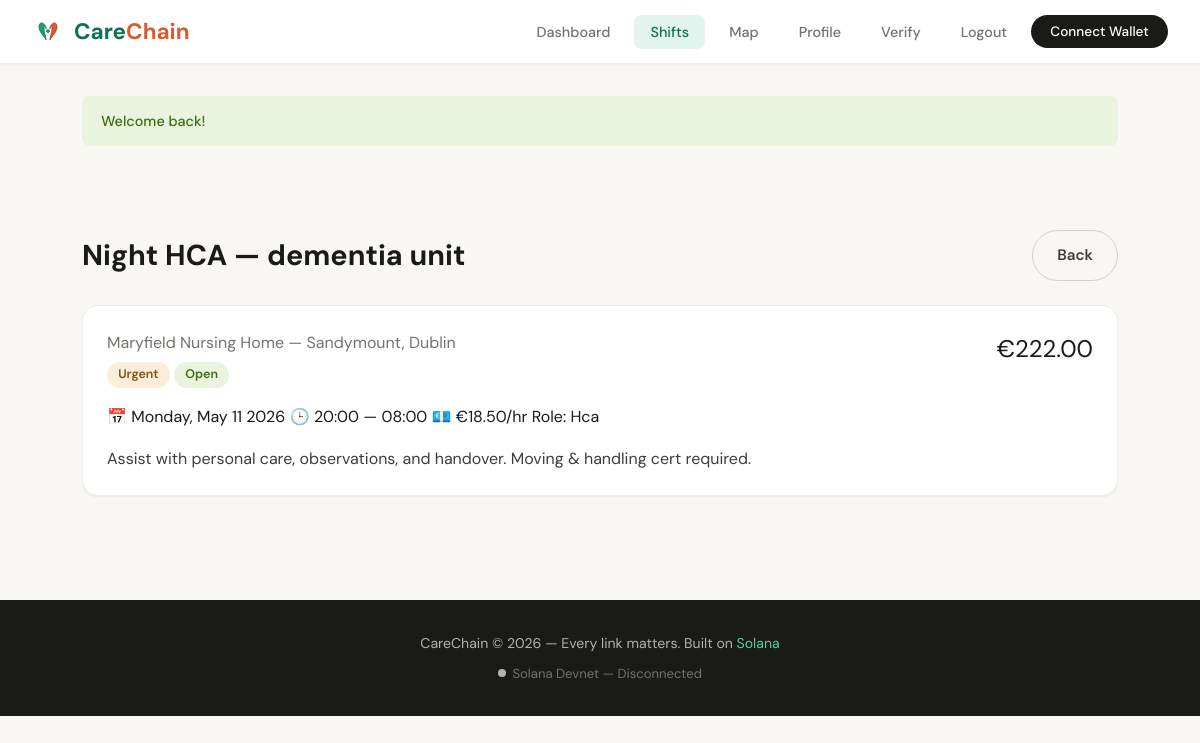
The page /shifts.php?id=1 (signed in) on the database its author committed.
### tables this page shows
CREATE TABLE shifts (
    id INT AUTO_INCREMENT PRIMARY KEY,
    facility_id INT NOT NULL,
    title VARCHAR(255) NOT NULL,
    description TEXT,
    shift_date DATE NOT NULL,
    start_time TIME NOT NULL,
    end_time TIME NOT NULL,
    hourly_rate DECIMAL(10,2) NOT NULL,
    total_pay DECIMAL(10,2) NOT NULL,
    required_role ENUM('nurse', 'hca', 'carer', 'midwife', 'physio', 'any') DEFAULT 'any',
    required_experience INT DEFAULT 0,
    urgency ENUM('normal', 'urgent', 'critical') DEFAULT 'normal',
    status ENUM('open', 'claimed', 'in_progress', 'completed', 'cancelled') DEFAULT 'open',
    escrow_address VARCHAR(64) DEFAULT NULL,
    escrow_tx_signature VARCHAR(128) DEFAULT NULL,
    created_at TIMESTAMP DEFAULT CURRENT_TIMESTAMP,
    FOREIGN KEY (facility_id) REFERENCES users(id) ON DELETE CASCADE
);

CREATE TABLE facility_profiles (
    id INT AUTO_INCREMENT PRIMARY KEY,
    user_id INT NOT NULL,
    facility_name VARCHAR(255) NOT NULL,
    facility_type ENUM('nursing_home', 'hospital', 'home_care', 'clinic', 'rehab', 'other') NOT NULL,
    address VARCHAR(500) NOT NULL,
    city VARCHAR(100) NOT NULL,
    county VARCHAR(100) NOT NULL,
    eircode VARCHAR(10),
    phone VARCHAR(20),
    contact_person VARCHAR(200),
    description TEXT,
    logo VARCHAR(255) DEFAULT NULL,
    rating DECIMAL(3,2) DEFAULT 0.00,
    is_verified TINYINT(1) DEFAULT 0,
    latitude DECIMAL(10, 8) DEFAULT NULL,
    longitude DECIMAL(11, 8) DEFAULT NULL,
    created_at TIMESTAMP DEFAULT CURRENT_TIMESTAMP,
    FOREIGN KEY (user_id) REFERENCES users(id) ON DELETE CASCADE
);

### config/database.php (called while the page is built, shortened)
<?php
function sanitize($data) {
    return htmlspecialchars(trim($data), ENT_QUOTES, 'UTF-8');
}

### shifts.php (the view, shortened to what this page needs)
<?php
require_once 'includes/header.php';
$role = getUserRole();
$action = $_GET['action'] ?? 'list';
$shiftId = (int)($_GET['id'] ?? 0);
?>
<div class="container">
    <?php if ($action === 'create' && $role === 'facility'): ?>
        <div class="page-header">
            <h1>Post a New Shift</h1>
            <a href="/carechain/shifts.php" class="btn btn-outline">Back to Shifts</a>
        </div>
        <div class="card" style="max-width: 640px;">
            <form method="POST">
                <div class="form-group">
                    <label>Shift Title</label>
                    <input type="text" name="title" class="form-control" required placeholder="e.g. Night Shift — Nursing Care">
                </div>
                <div class="form-group">
                    <label>Description</label>
                    <textarea name="description" class="form-control" placeholder="Describe the role, responsibilities, and any special requirements..."></textarea>
                </div>
                <div class="form-group">
                    <label>Date</label>
                    <input type="date" name="shift_date" class="form-control" required min="<?= date('Y-m-d') ?>">
                </div>
                <div class="form-row">
                    <div class="form-group">
                        <label>Start Time</label>
                        <input type="time" name="start_time" class="form-control" required>
                    </div>
                    <div class="form-group">
                        <label>End Time</label>
                        <input type="time" name="end_time" class="form-control" required>
                    </div>
                </div>
                <div class="form-row">
                    <div class="form-group">
                        <label>Hourly Rate (&euro;)</label>
                        <input type="number" name="hourly_rate" class="form-control" required step="0.50" min="12" placeholder="18.00">
                    </div>
                    <div class="form-group">
                        <label>Required Role</label>
                        <select name="required_role" class="form-control">
                            <option value="any">Any Qualified Worker</option>
                            <option value="nurse">Nurse</option>
                            <option value="hca">Healthcare Assistant</option>
                            <option value="carer">Carer</option>
                            <option value="midwife">Midwife</option>
                            <option value="physio">Physiotherapist</option>
                        </select>
                    </div>
                </div>
                <div class="form-group">
                    <label>Urgency</label>
                    <select name="urgency" class="form-control">
                        <option value="normal">Normal</option>
                        <option value="urgent">Urgent — Need someone soon</option>
                        <option value="critical">Critical — Immediate need</option>
                    </select>
                </div>
                <button type="submit" class="btn btn-primary" style="width: 100%; justify-content: center;">Post Shift</button>
            </form>
        </div>
    <?php elseif ($shiftId > 0): ?>
        <?php
        $stmt = $pdo->prepare("
            SELECT s.*, fp.facility_name, fp.city, fp.county, fp.facility_type
            FROM shifts s
            JOIN facility_profiles fp ON s.facility_id = fp.user_id
            WHERE s.id = ?
        ");
        $stmt->execute([$shiftId]);
        $shift = $stmt->fetch();
        ?>
        <div class="page-header">
            <h1><?= sanitize($shift['title']) ?></h1>
            <a href="/carechain/shifts.php" class="btn btn-outline">Back</a>
        </div>
        <div class="card" style="margin-bottom: 1.5rem;">
            <div style="display: flex; justify-content: space-between; align-items: flex-start; margin-bottom: 1rem;">
                <div>
                    <div style="font-size: 1rem; color: var(--gray-500); margin-bottom: 0.3rem;"><?= sanitize($shift['facility_name']) ?> &mdash; <?= sanitize($shift['city']) ?>, <?= sanitize($shift['county']) ?></div>
                    <span class="badge badge-<?= $shift['urgency'] === 'normal' ? 'open' : $shift['urgency'] ?>"><?= ucfirst($shift['urgency']) ?></span>
                    <span class="badge badge-<?= $shift['status'] ?>"><?= ucfirst($shift['status']) ?></span>
                </div>
                <div class="shift-pay" style="font-size: 1.5rem;">&euro;<?= number_format($shift['total_pay'], 2) ?></div>
            </div>
            <div class="shift-meta" style="margin-bottom: 1rem;">
                <span>&#x1F4C5; <?= date('l, M j Y', strtotime($shift['shift_date'])) ?></span>
                <span>&#x1F552; <?= date('H:i', strtotime($shift['start_time'])) ?> — <?= date('H:i', strtotime($shift['end_time'])) ?></span>
                <span>&#x1F4B6; &euro;<?= number_format($shift['hourly_rate'], 2) ?>/hr</span>
                <span>Role: <?= ucfirst(str_replace('_', ' ', $shift['required_role'])) ?></span>
            </div>
            <?php if ($shift['description']): ?>
                <p style="color: var(--gray-700); line-height: 1.6;"><?= nl2br(sanitize($shift['description'])) ?></p>
            <?php endif; ?>
        </div>
    <?php endif; ?>
</div>
<?php require_once 'includes/footer.php'; ?>

### assets/css/style.css (style rules this page uses)
:root { --teal-50: #E1F5EE; --teal-100: #9FE1CB; --teal-200: #5DCAA5; --teal-400: #1D9E75; --teal-600: #0F6E56; --teal-800: #085041; --coral-50: #FAECE7; --coral-100: #F5C4B3; --coral-200: #F0997B; --coral-400: #D85A30; --coral-600: #993C1D; --coral-800: #712B13; --gray-50: #F8F7F4; --gray-100: #EEEDEA; --gray-200: #D3D1C7; --gray-300: #B4B2A9; --gray-500: #73726C; --gray-700: #3D3D3A; --gray-900: #1A1A18; --amber-50: #FAEEDA; --amber-400: #BA7517; --amber-600: #854F0B; --red-50: #FCEBEB; --red-400: #E24B4A; --red-600: #A32D2D; --green-50: #EAF3DE; --green-400: #639922; --green-600: #3B6D11; --white: #FFFFFF; --shadow-sm: 0 1px 2px rgba(0,0,0,0.06); --shadow-md: 0 4px 12px rgba(0,0,0,0.08); --shadow-lg: 0 8px 24px rgba(0,0,0,0.12); --radius: 12px; --radius-sm: 8px; --radius-lg: 16px; }
* { margin: 0; padding: 0; box-sizing: border-box; }
body { font-family: 'DM Sans', -apple-system, BlinkMacSystemFont, sans-serif; background: var(--gray-50); color: var(--gray-900); line-height: 1.6; min-height: 100vh; }
.btn { display: inline-flex; align-items: center; gap: 0.5rem; padding: 0.75rem 1.5rem; border-radius: 999px; font-size: 0.95rem; font-weight: 600; font-family: inherit; text-decoration: none; border: none; cursor: pointer; transition: all 0.2s; }
.btn-outline { background: transparent; color: var(--gray-700); border: 1px solid var(--gray-200); }
.container { max-width: 1100px; margin: 0 auto; padding: 2rem; }
.card { background: var(--white); border: 1px solid var(--gray-100); border-radius: var(--radius-lg); padding: 1.5rem; box-shadow: var(--shadow-sm); transition: box-shadow 0.2s; }
.badge { display: inline-flex; align-items: center; padding: 0.2rem 0.7rem; border-radius: 999px; font-size: 0.78rem; font-weight: 600; }
.badge-open { background: var(--green-50); color: var(--green-600); }
.badge-urgent { background: var(--amber-50); color: var(--amber-600); }
.page-header { display: flex; align-items: center; justify-content: space-between; margin-bottom: 1.5rem; }
.page-header h1 { font-size: 1.8rem; font-weight: 700; }

### rows shown on the page
shifts: title "Night HCA — dementia unit", urgency "Urgent", status "Open", total_pay "222.00", shift_date "Monday, May 11 2026", start_time "20:00", end_time "08:00", hourly_rate "18.50", required_role "Hca", description "Assist with personal care, observations, and handover. Moving & handling cert required."
facility_profiles: facility_name "Maryfield Nursing Home", city "Sandymount", county "Dublin"

### other values the page prints
$msg "Welcome back!"
